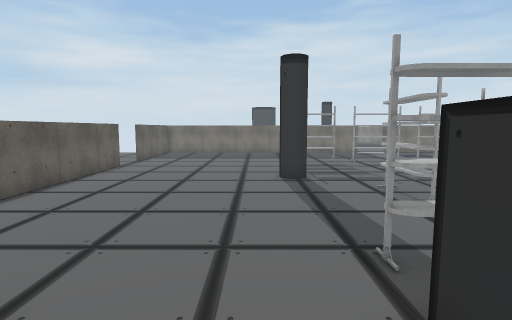
[1] (above)

14 first-person views from a walk through a Unity game level. The camera is 1.5 m above the floor, tilts 6° down and sees 80° across. The floor is counted in squares, 1 m on a side. Each view is taken from the middle of a square. On the plan, view 1 faces up. The plan holds only what a view shows up to about 15 squares ahead; the rest is blank. The place goes on beyond the plan. The player is left out. Some surface patterns are stand-ins.

[2]
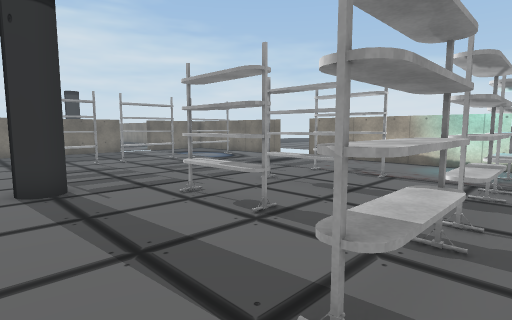

[3]
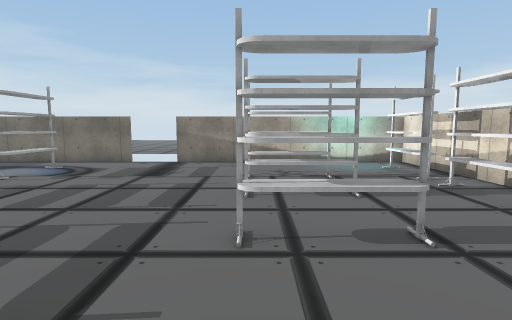

[4]
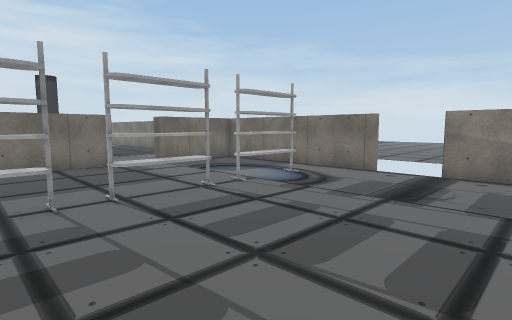

[5]
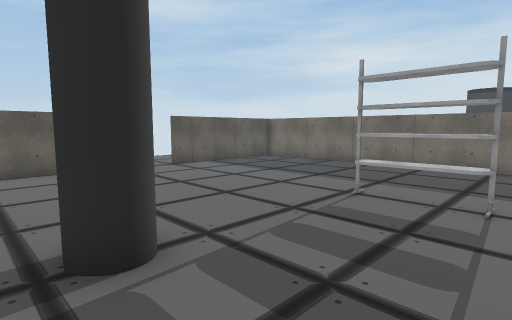

[6]
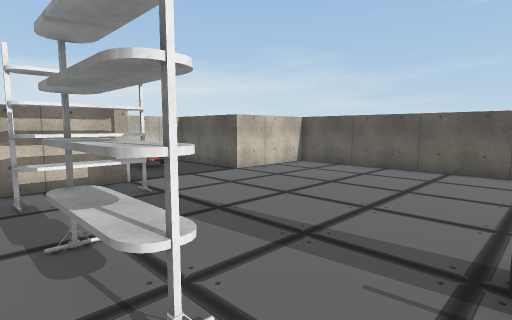

[7]
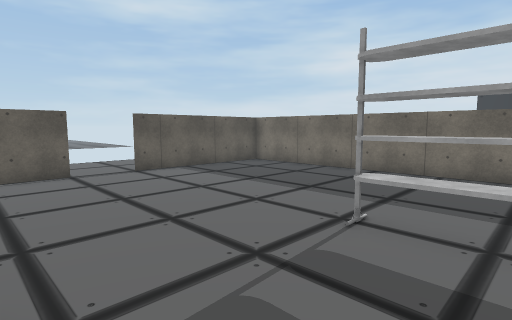

[8]
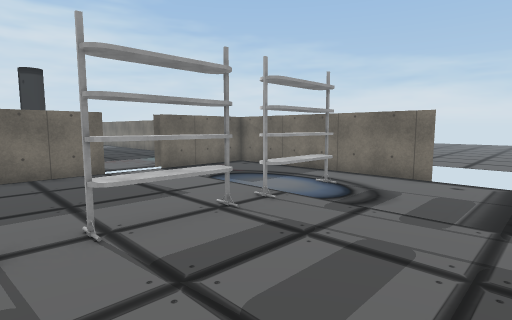

[9]
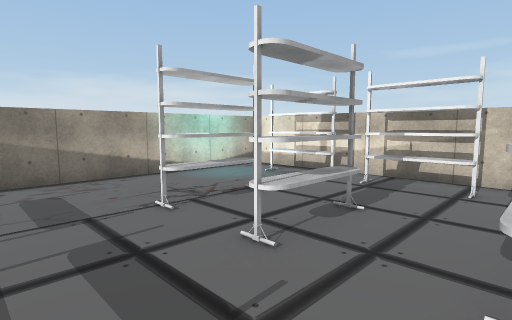

[10]
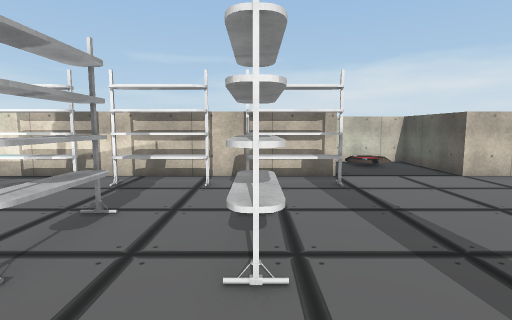

[11]
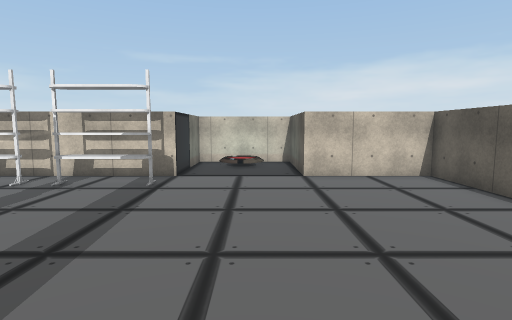

[12]
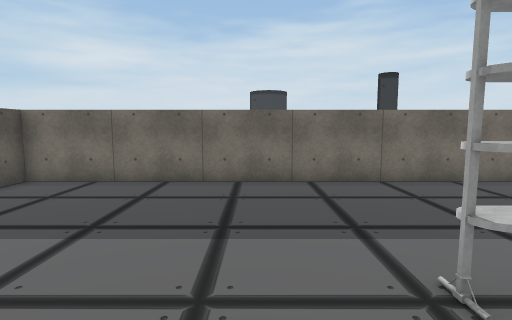

[13]
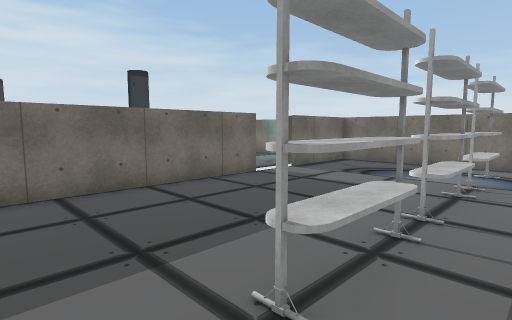

[14]
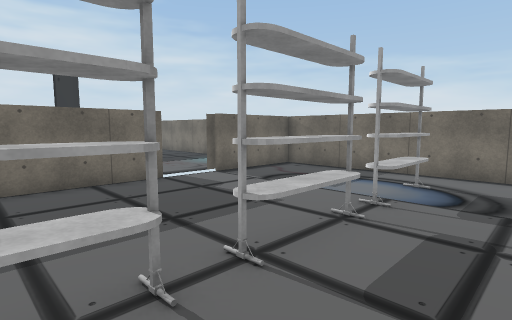

### Floor plan
Points are (right, up) in squares from view 1. A wall is a line through its corners. A room is listed if a view was taken in it or the views show most of it. See-through windows are left out.
Room 1 (views 1, 2, 3, 4, 5, 6, 7, 8, 9, 10, 11, 12, 13, 14)
walls: (-6.5, 14.6) (-6.5, 2.5) (-2.5, 2.5) (-2.5, -1.5) (1.5, -1.5) (1.5, 2.5) (13.5, 2.5) (13.5, 12.5); (13.5, 14.4) (13.5, 22.5) (9.5, 22.5); (7.6, 22.5) (-6.5, 22.5) (-6.5, 16.5); (10.1, 23) (9.5, 23)
ways out: opening at (-7, 15.5)
objects: rack (2, 4) to (4, 4); rack (2, 16) to (4, 17); rack (4, 7) to (4, 9); rack (5, 4) to (8, 4); rack (5, 16) to (8, 17); rack (7, 7) to (7, 9); rack (9, 4) to (11, 4); rack (9, 7) to (9, 9); rack (9, 16) to (11, 17)

Positions as (right, up) in squares from view 1, and headings:
1: (0, 0), facing up
2: (0, 3), facing up-right
3: (0, 9), facing right
4: (3, 10), facing up-right
5: (5, 10), facing up-left
6: (5, 11), facing down-left
7: (4, 12), facing up-left
8: (4, 12), facing up-right
9: (4, 12), facing down-right
10: (4, 12), facing down
11: (-1, 12), facing down
12: (0, 14), facing up
13: (0, 15), facing up-right
14: (3, 14), facing up-right
